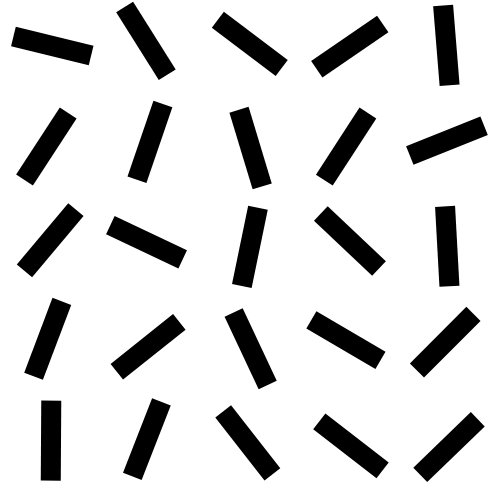
Frame 1 (no input)
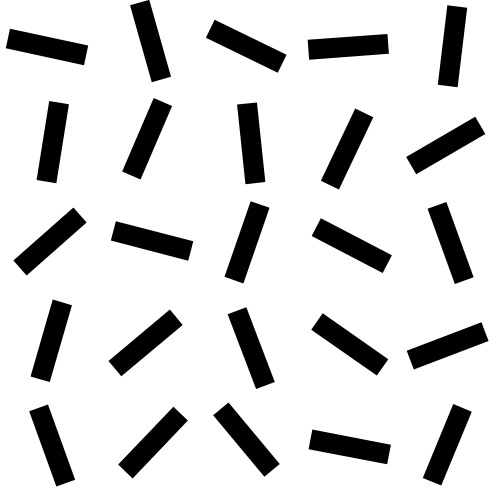
Frame 60 (no input)
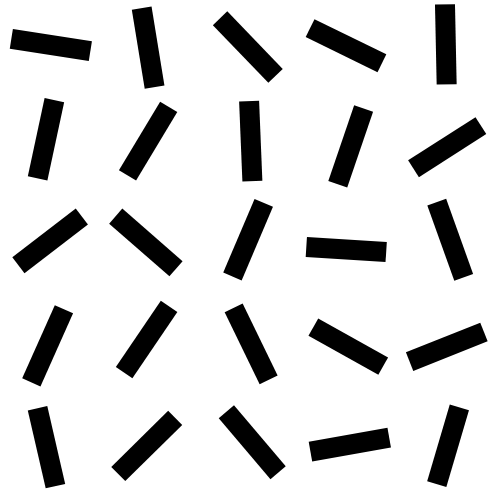
Frame 120 (the mouse pressed at the canvas centre since frame 60)

The p5.js sketch that drew these frames (run headless with seeded random() and noise() and a simulated clock; from frame 60 on, the mouse is pressed at the canvas centre):

// p5.js sketch
// ── sketch.js
let rects = [];

function setup() {
  createCanvas(500, 500);
  noStroke();
  fill(0);
  for (let i = 0; i < 25; i++) {
    rects.push(
      new Rectangle(int(i % 5) * 100, int(i / 5) * 100, 80, 20, random(TWO_PI))
    );
  }
}

function draw() {
  background(255);
  push();
  translate(40, 30);
  for (let i = 0; i < 25; i++) {
    rects[i].update();
    rects[i].draw();
  }
  pop();
}

class Rectangle {
  constructor(x, y, w, h, a) {
    this.x = x - w / 2;
    this.currentX = this.x;
    this.y = y - h / 2;
    this.currentY = this.y;
    this.a = a;
    this.currentA = this.a;
    this.w = w;
    this.h = h;
    this.noiseX = random(10);
    this.noiseY = random(5);
    this.noiseA = random(20);
  }

  update() {
    this.noiseX += 0.02;
    this.noiseY += 0.005;
    this.noiseA += 0.002;
    this.currentX = this.x + noise(this.noiseX) * 20;
    this.currentY = this.y + noise(this.noiseY) * 30;
    this.currentA = this.a + noise(this.noiseA) * 5;
  }

  draw() {
    push();
    translate(this.currentX + this.w / 2, this.currentY + this.h / 2);
    rotate(this.currentA);
    translate(-this.currentX - this.w / 2, -this.currentY - this.h / 2);
    rect(this.currentX, this.currentY, this.w, this.h);
    pop();
  }
}
